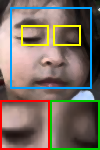
%> input picture report/drowsy2.png, 100 x 150 px
$ octave --eval "result = morphOps(imread('../report/drowsy2.png'));"   (GNU Octave 9; MATLAB toolbox functions it lacks are replaced by stand-ins)
%> lines starting %> are read from the running program, lines starting %| are printed output that depends on the picture; in (x1, y1, x2, y2) boxes, pixels count from 0 and x2, y2 are one past the last pixel; in counts of white or black regions, pixels touching at a corner belong together; the program's own positions count from 1
### utils/toGray.m
function g = toGray(img)
% TOGRAY  Convert any input image to a uint8 grayscale image.
if size(img,3) == 3
    g = rgb2gray(img);
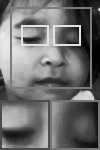
%> g: size 150x100 uint8; min 0, max 234, mean 111.8
elseif size(img,3) > 3
    g = rgb2gray(img(:,:,1:3));
else
    g = img;
end
g = im2uint8(g);
end

### module2_segmentation/otsuSegment.m
function [out, t] = otsuSegment(img)
% OTSUSEGMENT  Otsu's automatic threshold (maximizes between-class variance).
%   out is a uint8 mask (255 = pixels brighter than t), t is the threshold.
g = toGray(img);
p = histcounts(g(:), 0:256);  p = p / sum(p);
%> after `p = histcounts(g(:), 0:256)`: p = 256 values, max 682 at index 124, min 0 at index 236, mean 58.59
%> after `p = p / sum(p)`: p = 256 values, max 0.0455 at index 124, min 0 at index 236, mean 0.00391
omega = cumsum(p);                         % class probability
%> omega = 256 values from 0.000867 to 1
mu    = cumsum(p .* (0:255));              % cumulative mean
%> mu = 256 values from 0 to 111.8
muT   = mu(end);
%> muT = 111.8
sigmaB = (muT*omega - mu).^2 ./ (omega .* (1 - omega));
%> sigmaB = 256 values, max 2542.4 at index 113, min 3.64e-12 at index 235, mean 1488.4
sigmaB(~isfinite(sigmaB)) = 0;
best = max(sigmaB);
%> best = 2542.4
idx  = find(sigmaB >= best - 1e-12);        % if the maximum is a plateau take its middle
%> idx = 113
t = round(mean(idx)) - 1;
%> t = 112
out = uint8(g > t) * 255;
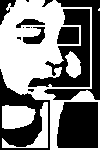
%> out: size 150x100 uint8; 49.5% white; 5 white regions (1 under 20 px), largest, box (x1, y1, x2, y2) and area: (0, 0, 100, 150) 5971, (2, 105, 36, 129) 666, (2, 102, 48, 148) 490, (65, 51, 81, 78) 295
end

### utils/toBinary.m
function bw = toBinary(img)
% TOBINARY  Return a logical image. Binary/two-level images are kept as is,
%   other images are thresholded with Otsu's method.
if islogical(img), bw = img; return; end
if size(img,3) == 1 && numel(unique(img(:))) <= 2
    bw = img > 0; return;
end
g = toGray(img);
[~, t] = otsuSegment(g);
%> t = 112
bw = g > t;
end

### module2_segmentation/morphOps.m
function out = morphOps(img, op, r, shape)
% MORPHOPS  Binary morphology implemented from scratch.
%   op    : 'dilate' | 'erode' | 'open' | 'close'
%   r     : structuring-element radius (default 1)
%   shape : 'disk' (default) | 'square'
%   The input is binarized (Otsu) if it is not already binary.
if nargin < 2, op = 'dilate'; end
if nargin < 3 || isempty(r), r = 1; end
if nargin < 4 || isempty(shape), shape = 'disk'; end
bw = toBinary(img);
r = max(1, round(r));
[X, Y] = meshgrid(-r:r);
if strcmpi(shape, 'square'), se = true(2*r+1); else, se = (X.^2 + Y.^2) <= r^2; end
switch lower(op)
    case 'dilate', R = dilateBW(bw, se);
    case 'erode',  R = erodeBW(bw, se);
    case 'open',   R = dilateBW(erodeBW(bw, se), se);
    case 'close',  R = erodeBW(dilateBW(bw, se), se);
    otherwise, error('Unknown morphological op: %s', op);
end
out = uint8(R) * 255;
end

function R = dilateBW(bw, se)
r = (size(se,1)-1)/2;  [h, w] = size(bw);
%> after `[h, w] = size(bw)`: h = 150; w = 100
P = false(h+2*r, w+2*r);  P(r+1:r+h, r+1:r+w) = bw;
%> after `P(r+1:r+h, r+1:r+w) = bw`:
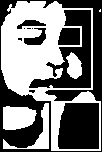
%> P: size 152x102 logical; 47.9% white; 5 white regions (1 under 20 px), largest, box (x1, y1, x2, y2) and area: (1, 1, 101, 151) 5971, (3, 106, 37, 130) 666, (3, 103, 49, 149) 490, (66, 52, 82, 79) 295
R = false(h, w);
for dy = -r:r
    for dx = -r:r
        if se(dy+r+1, dx+r+1)
            R = R | P(r+1+dy:r+h+dy, r+1+dx:r+w+dx);
        end
    end
end
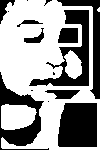
%> R: size 150x100 logical; 59.5% white; 15 black regions (6 under 20 px), largest, box (x1, y1, x2, y2) and area: (58, 103, 97, 147) 1615, (29, 10, 89, 86) 1433, (0, 72, 49, 150) 1300
end

function R = erodeBW(bw, se)
r = (size(se,1)-1)/2;  [h, w] = size(bw);
P = true(h+2*r, w+2*r);  P(r+1:r+h, r+1:r+w) = bw;
R = true(h, w);
for dy = -r:r
    for dx = -r:r
        if se(dy+r+1, dx+r+1)
            R = R & P(r+1+dy:r+h+dy, r+1+dx:r+w+dx);
        end
    end
end
end
